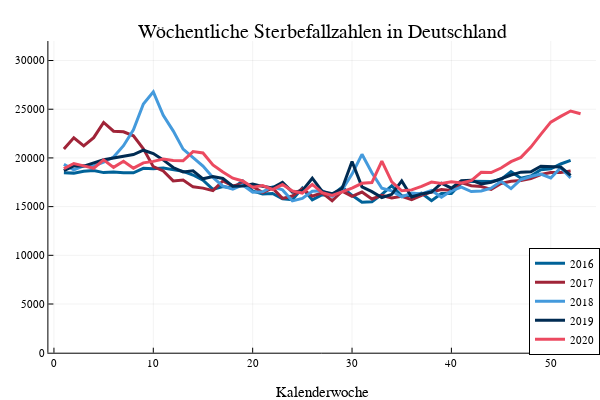

Here is the notebook cell this chart was saved with:
### Code cell
plotly()
# Farben Bundesamt
lcolors = [ "#006298", "#A02438", "#449ADC", "#002B52", "#EC4A60" ]
yticks = 0:5000:30000
@df plot_data plot(:kw, :S_sum, group=:Jahr; lw=3, 
    palette=lcolors, 
    xlabel="Kalenderwoche",
    title="Wöchentliche Sterbefallzahlen in Deutschland",
    ylims=(0,32000), yticks=yticks, yformatter=:plain,
    legend=:bottomright
)

### Figure 1 — Plotly figure (JSON) as saved in the notebook; plotly's stock layout.template omitted (floating-point values rounded to 4 significant figures)
{"data": [{"colorbar": {"title": ""}, "legendgroup": "2016", "line": {"color": "rgba(0, 98, 152, 1.000)", "dash": "solid", "shape": "linear", "width": 3}, "mode": "lines", "name": "2016", "showlegend": true, "type": "scatter", "x": [1, 2, 3, 4, 5, 6, 7, 8, 9, 10, 11, 12, 13, 14, 15, 16, 17, 18, 19, 20, 21, 22, 23, 24, 25, 26, 27, 28, 29, 30, 31, 32, 33, 34, 35, 36, 37, 38, 39, 40, 41, 42, 43, 44, 45, 46, 47, 48, 49, 50, 51, 52], "xaxis": "x", "y": [18467, 18439, 18627, 18707, 18493, 18541, 18483, 18475, 18926, 18888, 18971, 18826, 18617, 18244, 17712, 16775, 17053, 16901, 17629, 16601, 16286, 16346, 15799, 15717, 16910, 15699, 16229, 16172, 16985, 16157, 15439, 15487, 16258, 17147, 16101, 16116, 16372, 15606, 16336, 16352, 17427, 17599, 17586, 17580, 17782, 18591, 17911, 18146, 18793, 18885, 19376, 19744], "yaxis": "y", "zmax": null, "zmin": null}, {"colorbar": {"title": ""}, "legendgroup": "2017", "line": {"color": "rgba(160, 36, 56, 1.000)", "dash": "solid", "shape": "linear", "width": 3}, "mode": "lines", "name": "2017", "showlegend": true, "type": "scatter", "x": [1, 2, 3, 4, 5, 6, 7, 8, 9, 10, 11, 12, 13, 14, 15, 16, 17, 18, 19, 20, 21, 22, 23, 24, 25, 26, 27, 28, 29, 30, 31, 32, 33, 34, 35, 36, 37, 38, 39, 40, 41, 42, 43, 44, 45, 46, 47, 48, 49, 50, 51, 52], "xaxis": "x", "y": [20918, 22070, 21236, 22083, 23640, 22744, 22683, 22266, 20930, 19102, 18665, 17640, 17731, 17028, 16901, 16637, 17634, 17129, 17343, 17079, 16451, 16902, 15846, 16087, 16819, 16076, 16424, 15603, 16589, 16058, 16494, 15784, 16148, 15880, 16064, 15706, 16146, 16505, 16747, 16664, 17470, 17139, 17059, 16762, 17371, 17594, 17676, 17877, 18295, 18504, 18500, 18652], "yaxis": "y", "zmax": null, "zmin": null}, {"colorbar": {"title": ""}, "legendgroup": "2018", "line": {"color": "rgba(68, 154, 220, 1.000)", "dash": "solid", "shape": "linear", "width": 3}, "mode": "lines", "name": "2018", "showlegend": true, "type": "scatter", "x": [1, 2, 3, 4, 5, 6, 7, 8, 9, 10, 11, 12, 13, 14, 15, 16, 17, 18, 19, 20, 21, 22, 23, 24, 25, 26, 27, 28, 29, 30, 31, 32, 33, 34, 35, 36, 37, 38, 39, 40, 41, 42, 43, 44, 45, 46, 47, 48, 49, 50, 51, 52], "xaxis": "x", "y": [19342, 18770, 19187, 19171, 19558, 20086, 21254, 22888, 25535, 26777, 24385, 22777, 20906, 20038, 19165, 17992, 17093, 16789, 17226, 16488, 16513, 17039, 16714, 15582, 15843, 16569, 16622, 16070, 16702, 18340, 20371, 18478, 16890, 16612, 16000, 16390, 16292, 16651, 15969, 16622, 16993, 16552, 16608, 16895, 17604, 16842, 17785, 18091, 18342, 17943, 18990, 17954], "yaxis": "y", "zmax": null, "zmin": null}, {"colorbar": {"title": ""}, "legendgroup": "2019", "line": {"color": "rgba(0, 43, 82, 1.000)", "dash": "solid", "shape": "linear", "width": 3}, "mode": "lines", "name": "2019", "showlegend": true, "type": "scatter", "x": [1, 2, 3, 4, 5, 6, 7, 8, 9, 10, 11, 12, 13, 14, 15, 16, 17, 18, 19, 20, 21, 22, 23, 24, 25, 26, 27, 28, 29, 30, 31, 32, 33, 34, 35, 36, 37, 38, 39, 40, 41, 42, 43, 44, 45, 46, 47, 48, 49, 50, 51, 52], "xaxis": "x", "y": [18686, 19170, 19163, 19505, 19812, 19981, 20150, 20349, 20790, 20453, 19795, 19016, 18562, 18671, 17852, 18089, 17894, 17090, 17118, 17315, 17080, 16921, 17491, 16484, 16639, 17918, 16552, 16319, 16856, 19630, 17034, 16540, 15934, 16263, 17637, 15988, 16303, 16500, 17402, 16899, 17666, 17713, 17327, 17488, 17859, 18242, 18535, 18581, 19143, 19101, 19062, 18204], "yaxis": "y", "zmax": null, "zmin": null}, {"colorbar": {"title": ""}, "legendgroup": "2020", "line": {"color": "rgba(236, 74, 96, 1.000)", "dash": "solid", "shape": "linear", "width": 3}, "mode": "lines", "name": "2020", "showlegend": true, "type": "scatter", "x": [1, 2, 3, 4, 5, 6, 7, 8, 9, 10, 11, 12, 13, 14, 15, 16, 17, 18, 19, 20, 21, 22, 23, 24, 25, 26, 27, 28, 29, 30, 31, 32, 33, 34, 35, 36, 37, 38, 39, 40, 41, 42, 43, 44, 45, 46, 47, 48, 49, 50, 51, 52, 53], "xaxis": "x", "y": [18903, 19430, 19184, 18940, 19800, 19031, 19650, 18948, 19492, 19643, 19884, 19741, 19703, 20647, 20513, 19283, 18553, 17915, 17636, 16985, 17157, 16758, 17267, 16600, 16392, 17282, 16433, 16156, 16516, 16902, 17395, 17470, 19672, 17542, 16627, 16717, 17080, 17516, 17377, 17558, 17426, 17672, 18515, 18491, 18965, 19618, 20052, 21113, 22423, 23670, 24267, 24818, 24531], "yaxis": "y", "zmax": null, "zmin": null}], "layout": {"annotations": [{"font": {"color": "rgba(0, 0, 0, 1.000)", "family": "sans-serif", "size": 20}, "rotation": 0, "showarrow": false, "text": "Wöchentliche Sterbefallzahlen in Deutschland", "x": 0.537, "xanchor": "center", "xref": "paper", "y": 1, "yanchor": "top", "yref": "paper"}], "height": 400, "legend": {"bgcolor": "rgba(255, 255, 255, 1.000)", "bordercolor": "rgba(0, 0, 0, 1.000)", "borderwidth": 1, "font": {"color": "rgba(0, 0, 0, 1.000)", "family": "sans-serif", "size": 11}, "title": {"font": {"color": "rgba(0, 0, 0, 1.000)", "family": "sans-serif", "size": 15}, "text": ""}, "tracegroupgap": 0, "traceorder": "normal", "x": 1, "xanchor": "right", "y": 0.07, "yanchor": "bottom"}, "margin": {"b": 20, "l": 0, "r": 0, "t": 20}, "paper_bgcolor": "rgba(255, 255, 255, 1.000)", "plot_bgcolor": "rgba(255, 255, 255, 1.000)", "showlegend": true, "width": 600, "xaxis": {"anchor": "y", "domain": [0.08064, 0.9934], "gridcolor": "rgba(0, 0, 0, 0.100)", "gridwidth": 0.5, "linecolor": "rgba(0, 0, 0, 1.000)", "mirror": false, "range": [-0.56, 54.56], "showgrid": true, "showline": true, "showticklabels": true, "tickangle": 0, "tickcolor": "rgb(0, 0, 0)", "tickfont": {"color": "rgba(0, 0, 0, 1.000)", "family": "sans-serif", "size": 11}, "tickmode": "array", "ticks": "inside", "ticktext": ["0", "10", "20", "30", "40", "50"], "tickvals": [0, 10, 20, 30, 40, 50], "title": "Kalenderwoche", "titlefont": {"color": "rgba(0, 0, 0, 1.000)", "family": "sans-serif", "size": 15}, "type": "-", "visible": true, "zeroline": false, "zerolinecolor": "rgba(0, 0, 0, 1.000)"}, "yaxis": {"anchor": "x", "domain": [0.07581, 0.9415], "gridcolor": "rgba(0, 0, 0, 0.100)", "gridwidth": 0.5, "linecolor": "rgba(0, 0, 0, 1.000)", "mirror": false, "range": [0, 32000], "showgrid": true, "showline": true, "showticklabels": true, "tickangle": 0, "tickcolor": "rgb(0, 0, 0)", "tickfont": {"color": "rgba(0, 0, 0, 1.000)", "family": "sans-serif", "size": 11}, "tickmode": "array", "ticks": "inside", "ticktext": ["0", "5000", "10000", "15000", "20000", "25000", "30000"], "tickvals": [0, 5000, 10000, 15000, 20000, 25000, 30000], "title": "", "titlefont": {"color": "rgba(0, 0, 0, 1.000)", "family": "sans-serif", "size": 15}, "type": "-", "visible": true, "zeroline": false, "zerolinecolor": "rgba(0, 0, 0, 1.000)"}}}
